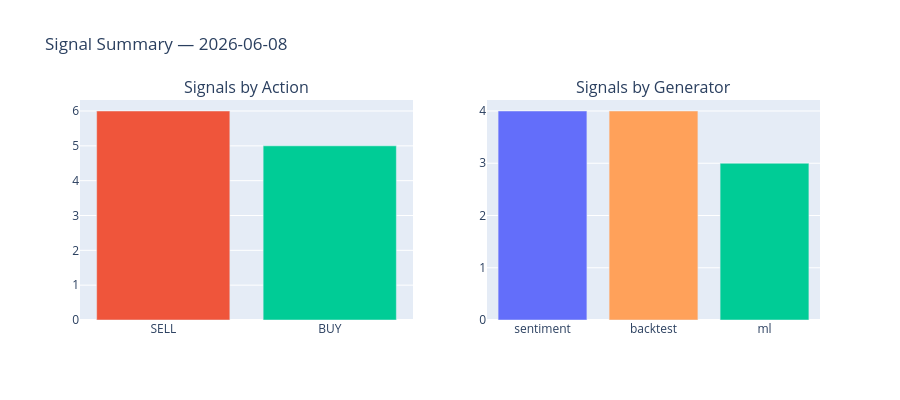

The cell this chart's notebook holds for it:
### Markdown cell above
## 8. Signal Summary Dashboard

Combined overview: signal count by action and generator type, plus top-conviction signals.

### Code cell
try:
    if not signals_df.empty:
        from plotly.subplots import make_subplots

        fig = make_subplots(
            rows=1, cols=2,
            subplot_titles=("Signals by Action", "Signals by Generator"),
        )

        action_counts = signals_df["action"].value_counts()
        fig.add_trace(go.Bar(
            x=action_counts.index, y=action_counts.values,
            marker_color=["#00CC96" if a == "BUY" else "#EF553B" if a == "SELL" else "#636EFA" for a in action_counts.index],
            name="By Action",
        ), row=1, col=1)

        type_counts = signals_df["signal_type"].value_counts()
        fig.add_trace(go.Bar(
            x=type_counts.index, y=type_counts.values,
            marker_color=["#636EFA", "#FFA15A", "#00CC96"][:len(type_counts)],
            name="By Generator",
        ), row=1, col=2)

        fig.update_layout(
            title=f"Signal Summary — {target_date}",
            height=400, showlegend=False,
        )
        fig.show()

        top_signals = signals_df.nlargest(10, "confidence")[["ticker", "signal_type", "action", "confidence", "reasoning"]]
        print("\nTop 10 Highest-Confidence Signals:")
        print(top_signals.to_string(index=False))
    else:
        raise ValueError("No signals data")
except Exception as e:
    print(f"Summary error: {e}")

### Figure 1 — Plotly figure (JSON) as saved in the notebook; plotly's stock layout.template omitted (floating-point values rounded to 4 significant figures)
{"data": [{"marker": {"color": ["#EF553B", "#00CC96"]}, "name": "By Action", "type": "bar", "x": ["SELL", "BUY"], "xaxis": "x", "y": [6, 5], "yaxis": "y"}, {"marker": {"color": ["#636EFA", "#FFA15A", "#00CC96"]}, "name": "By Generator", "type": "bar", "x": ["sentiment", "backtest", "ml"], "xaxis": "x2", "y": [4, 4, 3], "yaxis": "y2"}], "layout": {"annotations": [{"font": {"size": 16}, "showarrow": false, "text": "Signals by Action", "x": 0.225, "xanchor": "center", "xref": "paper", "y": 1.0, "yanchor": "bottom", "yref": "paper"}, {"font": {"size": 16}, "showarrow": false, "text": "Signals by Generator", "x": 0.775, "xanchor": "center", "xref": "paper", "y": 1.0, "yanchor": "bottom", "yref": "paper"}], "height": 400, "showlegend": false, "title": {"text": "Signal Summary — 2026-06-08"}, "xaxis": {"anchor": "y", "domain": [0.0, 0.45]}, "xaxis2": {"anchor": "y2", "domain": [0.55, 1.0]}, "yaxis": {"anchor": "x", "domain": [0.0, 1.0]}, "yaxis2": {"anchor": "x2", "domain": [0.0, 1.0]}}}
